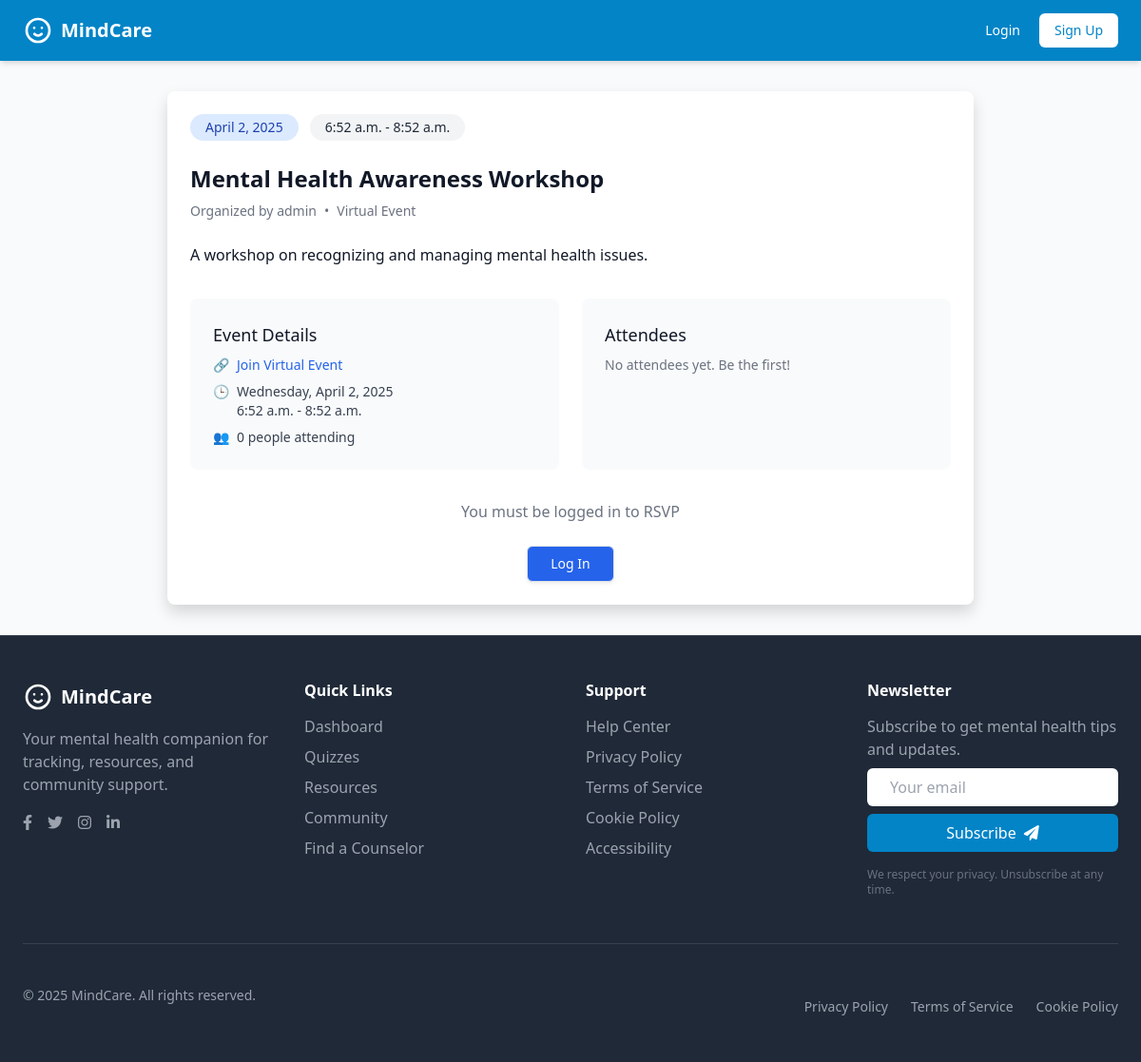
The app's page /events/1/ with its own data.
### mentalhealth/models.py (models this page shows, shortened)
class Event(models.Model):
    title = models.CharField(max_length=200)
    description = models.TextField()
    start_time = models.DateTimeField()
    end_time = models.DateTimeField()
    location = models.CharField(max_length=200)
    is_virtual = models.BooleanField(default=False)
    meeting_link = models.URLField(blank=True)
    organizer = models.ForeignKey(User, on_delete=models.CASCADE)
    attendees = models.ManyToManyField(User, related_name='events_attending', blank=True)
    created_at = models.DateTimeField(auto_now_add=True)
    image = models.ImageField(upload_to='event_images/', blank=True)

class User(AbstractUser):
    USER_TYPES = (
        ('STUDENT', 'Student'),
        ('COUNSELOR', 'Counselor'),
        ('ADMIN', 'Admin'),
    )
    user_type = models.CharField(max_length=10, choices=USER_TYPES, default='STUDENT')
    date_of_birth = models.DateField(null=True, blank=True)
    phone_number = models.CharField(max_length=15, blank=True)
    institution = models.CharField(max_length=100, blank=True)
    profile_picture = models.ImageField(upload_to='profile_pics/', blank=True)
    bio = models.TextField(blank=True)
    is_verified = models.BooleanField(default=False)
    groups = models.ManyToManyField(
        Group,
        related_name="custom_user_groups",  # Adjust related_name to avoid conflicts
        blank=True
    )
    user_permissions = models.ManyToManyField(
        Permission,
        related_name="custom_user_permissions",  # Adjust related_name to avoid conflicts
        blank=True
    )

### mentalhealth/views.py (the view)
# urls.py: path('events/<int:pk>/', EventDetailView.as_view(), name='event_detail'),
class EventDetailView(DetailView):
    model = Event
    template_name = 'event_detail.html'
    context_object_name = 'event'
    def get_context_data(self, **kwargs):
        context = super().get_context_data(**kwargs)
        context['is_attending'] = self.object.attendees.filter(id=self.request.user.id).exists()
        return context

### mentalhealth/context_processors.py (called while the page is built)
def mood_choices(request):
    return {
        'MOOD_CHOICES': MoodEntry.MOOD_CHOICES
    }

### mentalhealth/templates/event_detail.html (shortened to what this page needs)
{% extends 'base.html' %}
{% block content %}
<div class="max-w-4xl mx-auto px-4 sm:px-6 lg:px-8 py-8">
    <div class="bg-white shadow rounded-lg overflow-hidden">
        <div class="p-6">
            <div class="flex items-center justify-between mb-4">
                <div>
                    <span class="inline-flex items-center px-3 py-1 rounded-full text-sm font-medium bg-blue-100 text-blue-800">
                        {{ event.start_time|date:"F j, Y" }}
                    </span>
                    <span class="ml-2 inline-flex items-center px-3 py-1 rounded-full text-sm font-medium bg-gray-100 text-gray-800">
                        {{ event.start_time|time }} - {{ event.end_time|time }}
                    </span>
                </div>
            </div>
            <h1 class="text-2xl font-bold text-gray-900 mb-2">{{ event.title }}</h1>
            <div class="flex items-center text-sm text-gray-500 mb-6">
                <span>Organized by {{ event.organizer.username }}</span>
                {% if event.is_virtual %}
                <span class="mx-2">•</span>
                <span>Virtual Event</span>
                {% endif %}
            </div>
            <div class="prose max-w-none mb-8">
                {{ event.description|linebreaks }}
            </div>
            <div class="grid grid-cols-1 md:grid-cols-2 gap-6 mb-8">
                <div class="bg-gray-50 p-4 rounded-lg">
                    <h3 class="text-lg font-medium text-gray-900 mb-2">Event Details</h3>
                    <ul class="space-y-2 text-sm text-gray-700">
                        {% if event.is_virtual %}
                        <li class="flex items-start">
                            <span class="mr-2">🔗</span>
                            <span>
                                <a href="{{ event.meeting_link }}" target="_blank" class="text-blue-600 hover:text-blue-500">
                                    Join Virtual Event
                                </a>
                            </span>
                        </li>
                        {% else %}
                        <li class="flex items-start">
                            <span class="mr-2">📍</span>
                            <span>{{ event.location }}</span>
                        </li>
                        {% endif %}
                        <li class="flex items-start">
                            <span class="mr-2">🕒</span>
                            <span>{{ event.start_time|date:"l, F j, Y" }}<br>
                                {{ event.start_time|time }} - {{ event.end_time|time }}
                            </span>
                        </li>
                        <li class="flex items-start">
                            <span class="mr-2">👥</span>
                            <span>{{ event.attendees.count }} people attending</span>
                        </li>
                    </ul>
                </div>
                <div class="bg-gray-50 p-4 rounded-lg">
                    <h3 class="text-lg font-medium text-gray-900 mb-2">Attendees</h3>
                    {% if event.attendees.all %}
                    <ul class="space-y-2">
                        {% for attendee in event.attendees.all|slice:":5" %}
                        <li class="flex items-center">
                            <span class="inline-block h-8 w-8 rounded-full bg-gray-200 flex items-center justify-center text-gray-600">
                                {{ attendee.username|first|upper }}
                            </span>
                            <span class="ml-2 text-sm text-gray-700">{{ attendee.username }}</span>
                        </li>
                        {% endfor %}
                        {% if event.attendees.count > 5 %}
                        <li class="text-sm text-gray-500">
                            + {{ event.attendees.count|add:"-5" }} more
                        </li>
                        {% endif %}
                    </ul>
                    {% else %}
                    <p class="text-sm text-gray-500">No attendees yet. Be the first!</p>
                    {% endif %}
                </div>
            </div>
            {% if request.user.is_authenticated %}
            <form action="{% url 'event_rsvp' event.id %}" method="POST">
                {% csrf_token %}
                <button type="submit"
                        class="w-full md:w-auto inline-flex items-center justify-center px-6 py-3 border border-transparent text-base font-medium rounded-md shadow-sm text-white {% if is_attending %}bg-red-600 hover:bg-red-700{% else %}bg-blue-600 hover:bg-blue-700{% endif %} focus:outline-none focus:ring-2 focus:ring-offset-2 {% if is_attending %}focus:ring-red-500{% else %}focus:ring-blue-500{% endif %}">
                    {% if is_attending %}
                    Cancel RSVP
                    {% else %}
                    RSVP to this Event
                    {% endif %}
                </button>
            </form>
            {% else %}
            <div class="text-center">
                <p class="text-gray-500 mb-4">You must be logged in to RSVP</p>
                <a href="{% url 'login' %}?next={{ request.path }}"
                   class="inline-flex items-center px-4 py-2 border border-transparent text-sm font-medium rounded-md shadow-sm text-white bg-blue-600 hover:bg-blue-700 focus:outline-none focus:ring-2 focus:ring-offset-2 focus:ring-blue-500">
                    Log In
                </a>
            </div>
            {% endif %}
        </div>
    </div>
</div>
{% endblock %}

### mentalhealth/templates/base.html (style rules this page uses)
:root { --color-primary-500: #0ea5e9; --color-primary-600: #0284c7; }
html { scroll-behavior: smooth; scroll-padding-top: 80px; }
.prose { max-width: 65ch; line-height: 1.6; }

### records on screen
Event: start_time "April 2, 2025", start_time "6:52 a.m.", end_time "8:52 a.m.", title "Mental Health Awareness Workshop", organizer.username "admin", description "A workshop on recognizing and managing mental health issues.", start_time "Wednesday, April 2, 2025", attendees.count "0"
